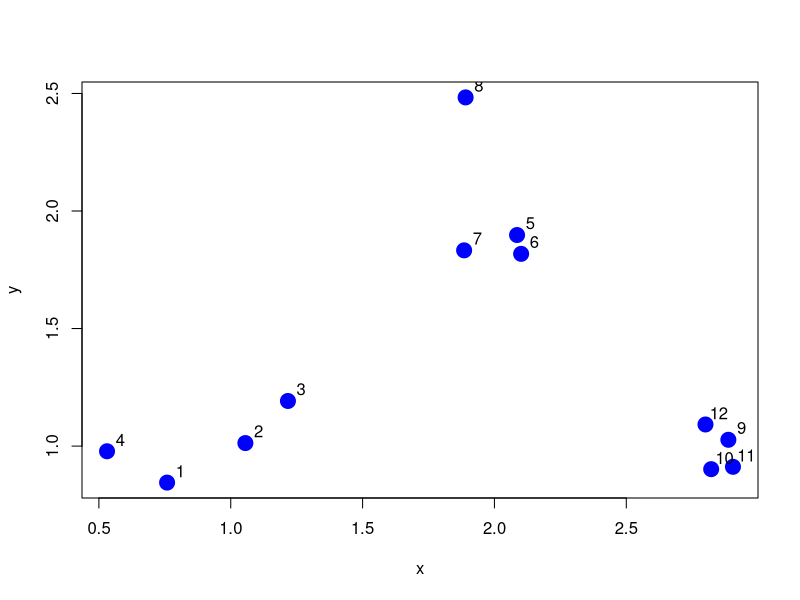
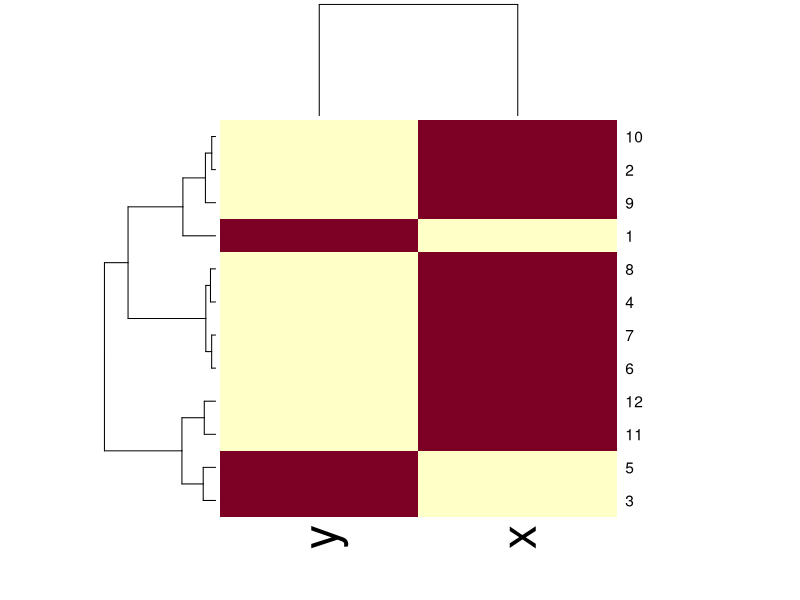

R code for these plots, in order:
set.seed(1234)
x <- rnorm(12, rep(1:3, each = 4), 0.2)
y <- rnorm(12, rep(c(1, 2, 1), each = 4), 0.2)
plot(x, y, col = "blue", pch = 19, cex = 2)
text(x + 0.05, y + 0.05, labels = as.character(1:12))

dataFrame <- data.frame(x=x, y=y)
dist(dataFrame)

set.seed(143)
dataMatrix<-as.matrix(dataFrame)[sample(1:12),]
heatmap(dataMatrix)